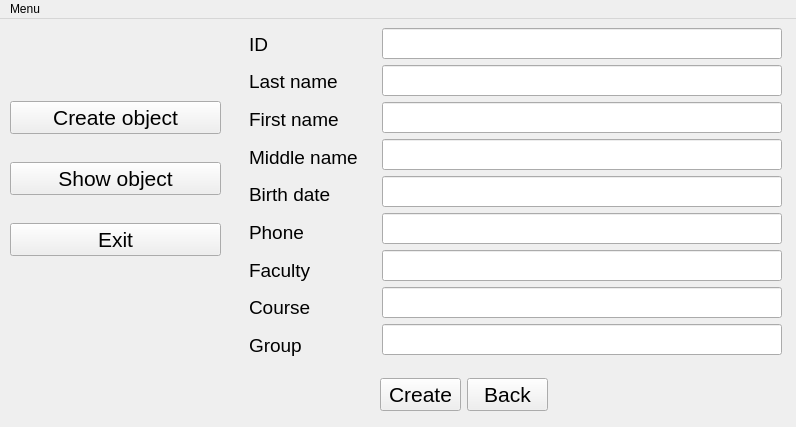
<?xml version="1.0" encoding="UTF-8"?>
<ui version="4.0">
 <class>MainWindow</class>
 <widget class="QMainWindow" name="MainWindow">
  <property name="geometry">
   <rect>
    <x>0</x>
    <y>0</y>
    <width>796</width>
    <height>427</height>
   </rect>
  </property>
  <property name="windowTitle">
   <string>MainWindow</string>
  </property>
  <property name="autoFillBackground">
   <bool>false</bool>
  </property>
  <property name="styleSheet">
   <string notr="true"/>
  </property>
  <property name="unifiedTitleAndToolBarOnMac">
   <bool>false</bool>
  </property>
  <widget class="QWidget" name="centralwidget">
   <widget class="QWidget" name="verticalLayoutWidget">
    <property name="geometry">
     <rect>
      <x>10</x>
      <y>60</y>
      <width>211</width>
      <height>201</height>
     </rect>
    </property>
    <layout class="QVBoxLayout" name="verticalLayout">
     <item>
      <widget class="QPushButton" name="PB1">
       <property name="font">
        <font>
         <family>Arial</family>
         <pointsize>16</pointsize>
        </font>
       </property>
       <property name="text">
        <string>Create object</string>
       </property>
      </widget>
     </item>
     <item>
      <widget class="QPushButton" name="PB2">
       <property name="font">
        <font>
         <family>Arial</family>
         <pointsize>16</pointsize>
        </font>
       </property>
       <property name="text">
        <string>Show object</string>
       </property>
      </widget>
     </item>
     <item>
      <widget class="QPushButton" name="PB3">
       <property name="font">
        <font>
         <family>Arial</family>
         <pointsize>16</pointsize>
        </font>
       </property>
       <property name="text">
        <string>Exit</string>
       </property>
      </widget>
     </item>
    </layout>
   </widget>
   <widget class="QWidget" name="formWidget" native="true">
    <property name="geometry">
     <rect>
      <x>240</x>
      <y>0</y>
      <width>551</width>
      <height>351</height>
     </rect>
    </property>
    <layout class="QHBoxLayout" name="horizontalLayout_5">
     <item>
      <widget class="QWidget" name="widget_3" native="true">
       <layout class="QVBoxLayout" name="verticalLayout_1">
        <item>
         <widget class="QLabel" name="lbId">
          <property name="font">
           <font>
            <family>Arial</family>
            <pointsize>14</pointsize>
           </font>
          </property>
          <property name="text">
           <string>ID</string>
          </property>
         </widget>
        </item>
        <item>
         <widget class="QLabel" name="lbLastName">
          <property name="font">
           <font>
            <family>Arial</family>
            <pointsize>14</pointsize>
           </font>
          </property>
          <property name="text">
           <string>Last name</string>
          </property>
         </widget>
        </item>
        <item>
         <widget class="QLabel" name="lbFirstName">
          <property name="font">
           <font>
            <family>Arial</family>
            <pointsize>14</pointsize>
           </font>
          </property>
          <property name="text">
           <string>First name</string>
          </property>
         </widget>
        </item>
        <item>
         <widget class="QLabel" name="lbMiddleName">
          <property name="font">
           <font>
            <family>Arial</family>
            <pointsize>14</pointsize>
           </font>
          </property>
          <property name="text">
           <string>Middle name</string>
          </property>
         </widget>
        </item>
        <item>
         <widget class="QLabel" name="lbBirthDate">
          <property name="font">
           <font>
            <family>Arial</family>
            <pointsize>14</pointsize>
           </font>
          </property>
          <property name="text">
           <string>Birth date</string>
          </property>
         </widget>
        </item>
        <item>
         <widget class="QLabel" name="lbPhone">
          <property name="font">
           <font>
            <family>Arial</family>
            <pointsize>14</pointsize>
           </font>
          </property>
          <property name="text">
           <string>Phone</string>
          </property>
         </widget>
        </item>
        <item>
         <widget class="QLabel" name="lbYearOfZNO">
          <property name="font">
           <font>
            <family>Arial</family>
            <pointsize>14</pointsize>
           </font>
          </property>
          <property name="text">
           <string>Faculty</string>
          </property>
         </widget>
        </item>
        <item>
         <widget class="QLabel" name="lbNumberOfCertificate">
          <property name="font">
           <font>
            <family>Arial</family>
            <pointsize>14</pointsize>
           </font>
          </property>
          <property name="text">
           <string>Course</string>
          </property>
         </widget>
        </item>
        <item>
         <widget class="QLabel" name="lbPinOfCertificate">
          <property name="font">
           <font>
            <family>Arial</family>
            <pointsize>14</pointsize>
           </font>
          </property>
          <property name="text">
           <string>Group</string>
          </property>
         </widget>
        </item>
       </layout>
      </widget>
     </item>
     <item>
      <widget class="QWidget" name="widget_2" native="true">
       <layout class="QVBoxLayout" name="verticalLayout_2">
        <item>
         <widget class="QLineEdit" name="leId">
          <property name="font">
           <font>
            <pointsize>14</pointsize>
           </font>
          </property>
         </widget>
        </item>
        <item>
         <widget class="QLineEdit" name="leLastName">
          <property name="font">
           <font>
            <pointsize>14</pointsize>
           </font>
          </property>
         </widget>
        </item>
        <item>
         <widget class="QLineEdit" name="leFirstName">
          <property name="font">
           <font>
            <pointsize>14</pointsize>
           </font>
          </property>
         </widget>
        </item>
        <item>
         <widget class="QLineEdit" name="leMiddleName">
          <property name="font">
           <font>
            <pointsize>14</pointsize>
           </font>
          </property>
         </widget>
        </item>
        <item>
         <widget class="QLineEdit" name="leBirthDate">
          <property name="font">
           <font>
            <pointsize>14</pointsize>
           </font>
          </property>
         </widget>
        </item>
        <item>
         <widget class="QLineEdit" name="lePhone">
          <property name="font">
           <font>
            <pointsize>14</pointsize>
           </font>
          </property>
         </widget>
        </item>
        <item>
         <widget class="QLineEdit" name="leFaculty">
          <property name="font">
           <font>
            <pointsize>14</pointsize>
           </font>
          </property>
         </widget>
        </item>
        <item>
         <widget class="QLineEdit" name="leCourse">
          <property name="font">
           <font>
            <pointsize>14</pointsize>
           </font>
          </property>
         </widget>
        </item>
        <item>
         <widget class="QLineEdit" name="leGroup">
          <property name="font">
           <font>
            <pointsize>14</pointsize>
           </font>
          </property>
         </widget>
        </item>
       </layout>
      </widget>
     </item>
    </layout>
   </widget>
   <widget class="QWidget" name="widget" native="true">
    <property name="geometry">
     <rect>
      <x>380</x>
      <y>350</y>
      <width>168</width>
      <height>51</height>
     </rect>
    </property>
    <layout class="QHBoxLayout" name="horizontalLayout">
     <item>
      <widget class="QPushButton" name="PB5">
       <property name="font">
        <font>
         <family>Arial</family>
         <pointsize>16</pointsize>
        </font>
       </property>
       <property name="text">
        <string>Create</string>
       </property>
      </widget>
     </item>
     <item>
      <widget class="QPushButton" name="PB4">
       <property name="font">
        <font>
         <family>Arial</family>
         <pointsize>16</pointsize>
        </font>
       </property>
       <property name="text">
        <string>Back</string>
       </property>
      </widget>
     </item>
    </layout>
   </widget>
  </widget>
  <widget class="QMenuBar" name="menubar">
   <property name="geometry">
    <rect>
     <x>0</x>
     <y>0</y>
     <width>796</width>
     <height>21</height>
    </rect>
   </property>
   <widget class="QMenu" name="menuCreate_Obj">
    <property name="title">
     <string>Menu</string>
    </property>
    <addaction name="actionCreate_object"/>
    <addaction name="actionShow_object"/>
    <addaction name="actionExit"/>
   </widget>
   <addaction name="menuCreate_Obj"/>
  </widget>
  <action name="actionCreate_object">
   <property name="text">
    <string>Create object</string>
   </property>
  </action>
  <action name="actionShow_object">
   <property name="text">
    <string>Show object</string>
   </property>
  </action>
  <action name="actionExit">
   <property name="text">
    <string>Exit</string>
   </property>
  </action>
 </widget>
 <resources/>
 <connections/>
</ui>
